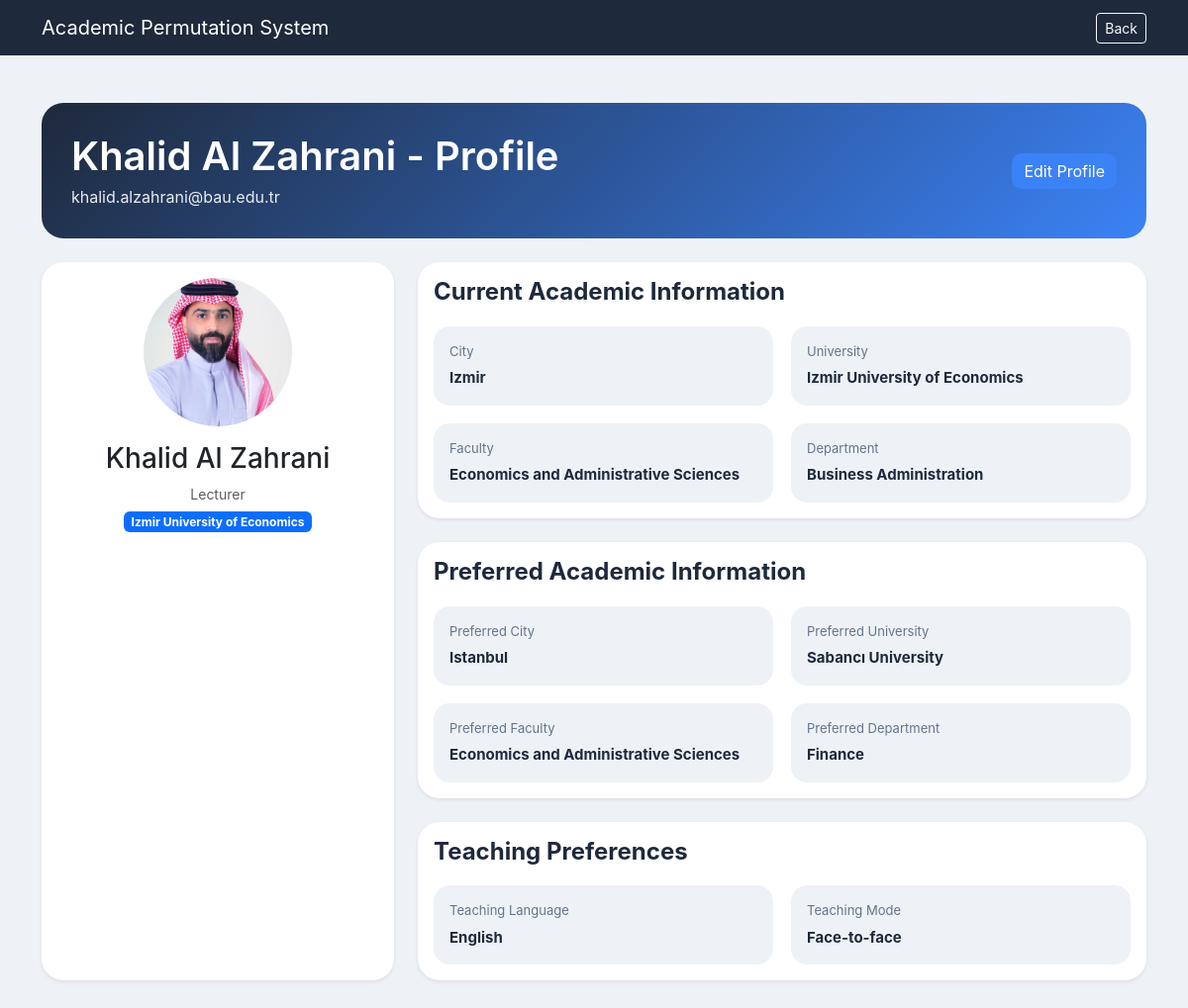
/profile/60 (signed in), run on the app's committed database.
### tables this page shows
CREATE TABLE "users" (
	"id"	INTEGER,
	"email"	TEXT,
	"name"	TEXT NOT NULL,
	"rank"	TEXT NOT NULL,
	"department"	TEXT NOT NULL,
	"current_faculty"	TEXT,
	"current_university"	TEXT NOT NULL,
	"current_city"	TEXT NOT NULL,
	"preferred_faculty"	TEXT,
	"preferred_department"	TEXT,
	"preferred_university"	TEXT NOT NULL,
	"preferred_city"	TEXT NOT NULL,
	"teaching_language"	TEXT,
	"teaching_mode"	TEXT,
	"profile_picture"	TEXT, password_hash TEXT,
	PRIMARY KEY("id" AUTOINCREMENT)
);

### app.py (the view)
@app.route("/profile/<int:user_id>")
def profile(user_id):
    if not is_logged_in():
        return redirect("/login")
    conn = sqlite3.connect("database.db")
    conn.row_factory = sqlite3.Row
    cursor = conn.cursor()
    cursor.execute("SELECT * FROM users WHERE id = ?", (user_id,))
    user = cursor.fetchone()
    conn.close()
    if user is None:
        return "User not found"
    return render_template(
        "profile.html",
        user=user,
        back_url=profile_back_url(user_id),
        t=get_translations(),
        lang=get_language()
    )

### app.py (called while the page is built)
def is_logged_in():
    return "email" in session

def get_language():
    return session.get("language", "en")

def get_translations():
    lang = get_language()
    return translations.get(lang, translations["en"])

def profile_back_url(user_id):
    back_url = request.args.get("back_url")
    if back_url:
        return back_url
    referrer = request.referrer or ""
    own_profile_path = f"/profile/{user_id}"
    if referrer and "/edit-profile/" not in referrer and own_profile_path not in referrer:
        return referrer
    return "/dashboard"

### templates/profile.html (shortened to what this page needs)
<!DOCTYPE html>
<html lang="{{ lang }}">
<head>
    <link href="https://cdn.jsdelivr.net/npm/bootstrap@5.3.3/dist/css/bootstrap.min.css" rel="stylesheet">
    <link rel="stylesheet" href="{{ url_for('static', filename='style.css') }}">
</head>
<body>
<nav class="navbar navbar-dark">
    <div class="container d-flex justify-content-between align-items-center">
        <a class="navbar-brand" href="/dashboard">{{ t["app_name"] }}</a>
        <a
    href="{{ back_url }}"
    class="btn btn-outline-light btn-sm">
    {{ t["back"] }}
</a>
    </div>
</nav>
<div class="container py-5">
    <div class="profile-header mb-4">
        <div>
            <h1>{{ user["name"] }} - {{ t["profile"] }}</h1>
            <p>{{ user['email'] }}</p>
        </div>
       {% if session.email == user["email"] %}
<a href="/edit-profile/{{ user['id'] }}?back_url={{ back_url|urlencode }}" class="btn btn-primary">
    {{ t["edit_profile"] }}
</a>
{% endif %}
    </div>
    <div class="row g-4">
        <div class="col-lg-4">
            <div class="card profile-card shadow-sm h-100">
                <div class="card-body text-center">
                    {% if user['profile_picture'] %}
    <img src="{{ url_for('static', filename=user['profile_picture']) }}"
         class="profile-avatar-image"
         alt="Profile Picture">
{% else %}
    <div class="profile-avatar">
        {{ user['name'][0]|upper }}
    </div>
{% endif %}
                    <h3 class="mt-3">{{ user['name'] }}</h3>
                    <p class="text-muted mb-1">{{ user['rank'] }}</p>
                    <span class="badge bg-primary">{{ user['current_university'] }}</span>
                </div>
            </div>
        </div>
        <div class="col-lg-8">
            <div class="card shadow-sm profile-card">
                <div class="card-body">
                    <h4 class="section-title">{{ t["current_academic_info"] }}</h4>
                    <div class="info-grid">
                        <div>
                            <span>{{ t["city"] }}</span>
                            <strong>{{ user['current_city'] }}</strong>
                        </div>
                        <div>
                            <span>{{ t["university"] }}</span>
                            <strong>{{ user['current_university'] }}</strong>
                        </div>
                        <div>
                            <span>{{ t["faculty"] }}</span>
                            <strong>{{ user['current_faculty'] }}</strong>
                        </div>
                        <div>
                            <span>{{ t["department"] }}</span>
                            <strong>{{ user['department'] }}</strong>
                        </div>
                    </div>
                </div>
            </div>
            <div class="card shadow-sm profile-card mt-4">
                <div class="card-body">
                    <h4 class="section-title">{{ t["preferred_academic_info"] }}</h4>
                    <div class="info-grid">
                        <div>
                            <span>{{ t["preferred_city"] }}</span>
                            <strong>{{ user['preferred_city'] }}</strong>
                        </div>
                        <div>
                            <span>{{ t["preferred_university"] }}</span>
                            <strong>{{ user['preferred_university'] }}</strong>
                        </div>
                        <div>
                            <span>{{ t["preferred_faculty"] }}</span>
                            <strong>{{ user['preferred_faculty'] }}</strong>
                        </div>
                        <div>
                            <span>{{ t["preferred_department"] }}</span>
                            <strong>{{ user['preferred_department'] }}</strong>
                        </div>
                    </div>
                </div>
            </div>
            <div class="card shadow-sm profile-card mt-4">
                <div class="card-body">
                    <h4 class="section-title">{{ t["teaching_preferences"] }}</h4>
                    <div class="info-grid">
                        <div>
                            <span>{{ t["teaching_language"] }}</span>
                            <strong>{{ user['teaching_language'] }}</strong>
                        </div>
                        <div>
                            <span>{{ t["teaching_mode"] }}</span>
                            <strong>{{ user['teaching_mode'] }}</strong>
                        </div>
                    </div>
                </div>
            </div>
        </div>
    </div>
</div>
</body>
</html>

### static/style.css (style rules this page uses)
body { font-family: -apple-system, BlinkMacSystemFont, "Segoe UI", Roboto, sans-serif; background-color: #eef2f7; color: #1e293b; }
.navbar { background: #1e293b !important; }
h1, h2, h4 { font-weight: 600; color: #1e293b; }
.card { border: none; border-radius: 18px; transition: all 0.2s ease; }
.card-body p { margin-bottom: 6px; font-size: 14px; }
.btn-primary { background-color: #3b82f6; border: none; border-radius: 10px; }
.profile-header { background: linear-gradient(135deg, #1e293b, #3b82f6); color: white; border-radius: 22px; padding: 30px; display: flex; justify-content: space-between; align-items: center; }
.profile-header h1 { color: white; margin-bottom: 5px; }
.profile-header p { margin-bottom: 0; opacity: 0.9; }
.profile-card { border-radius: 22px; background-color: white; }
.section-title { color: #1e293b; margin-bottom: 20px; font-weight: 700; }
.info-grid { display: grid; grid-template-columns: repeat(2, 1fr); gap: 18px; }
.info-grid div { background-color: #eef2f7; padding: 16px; border-radius: 16px; }
.info-grid span { display: block; font-size: 13px; color: #64748b; margin-bottom: 4px; }
.info-grid strong { color: #1e293b; font-size: 15px; }
.row.g-4 { --bs-gutter-y: 1.25rem; }
.profile-avatar-image { width: 150px; height: 150px; border-radius: 50%; object-fit: cover; display: block; margin: 0 auto; }

### data on the page
users: name "Khalid Al Zahrani", email "khalid.alzahrani@bau.edu.tr", profile_picture (picture), rank "Lecturer", current_university "Izmir University of Economics", current_city "Izmir", current_faculty "Economics and Administrative Sciences", department "Business Administration", preferred_city "Istanbul", preferred_university "Sabancı University", preferred_faculty "Economics and Administrative Sciences", preferred_department "Finance", teaching_language "English", teaching_mode "Face-to-face"

### other printed values
{{ t["app_name"] }} "Academic Permutation System"
{{ t["back"] }} "Back"
{{ t["profile"] }} "Profile"
{{ t["edit_profile"] }} "Edit Profile"
{{ t["current_academic_info"] }} "Current Academic Information"
{{ t["city"] }} "City"
{{ t["university"] }} "University"
{{ t["faculty"] }} "Faculty"
{{ t["department"] }} "Department"
{{ t["preferred_academic_info"] }} "Preferred Academic Information"
{{ t["preferred_city"] }} "Preferred City"
{{ t["preferred_university"] }} "Preferred University"
{{ t["preferred_faculty"] }} "Preferred Faculty"
{{ t["preferred_department"] }} "Preferred Department"
{{ t["teaching_preferences"] }} "Teaching Preferences"
